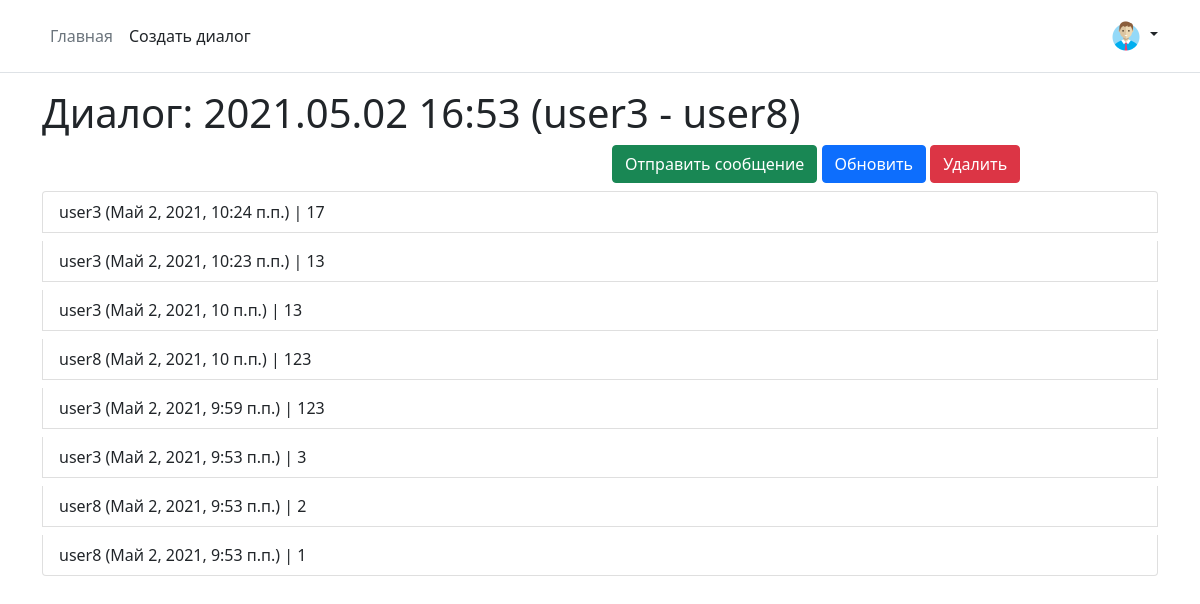
/dialog/show/32/, run on the app's committed database.
### mainapp/models.py (models this page shows, shortened)
class Dialog(models.Model):
    created = models.DateTimeField(verbose_name='отправлено',
                                   auto_now_add=True,
                                   db_index=True)
    name = models.CharField(verbose_name='имя', max_length=64, blank=True)
    @cached_property
    def all_members(self):
        return self.members.all()
    def get_messages_all(self):
        return Message.objects.filter(sender__in=self.all_members). \
            select_related('sender__member')
    def get_sender(self, user_id):
        return self.all_members.filter(member_id=user_id).first()
    def __str__(self):
        members = User.objects.filter(
            pk__in=self.all_members.values_list('member_id', flat=True)). \
            values_list('username', flat=True)
        result = f'{self.created.strftime("%Y.%m.%d %H:%M")} ' \
                 f'({" - ".join(members)})'
        return result
    class Meta:
        verbose_name = 'диалог'
        verbose_name_plural = 'диалоги'
        ordering = ['-created']

class Message(models.Model):
    sender = models.ForeignKey(DialogMemebers,
                               verbose_name='отправитель',
                               on_delete=models.CASCADE)
    text = models.TextField(verbose_name='сообщение')
    read = models.BooleanField(verbose_name='прочитано', default=False)
    created = models.DateTimeField(verbose_name='отправлено',
                                   auto_now_add=True,
                                   db_index=True)
    class Meta:
        verbose_name = 'сообщение'
        verbose_name_plural = 'сообщения'
        ordering = ['-created']

class DialogMemebers(models.Model):
    CREATOR = '0'
    INTERLOCUTOR = '1'
    ROLE_CHOICES = (
        (CREATOR, 'создатель'),
        (INTERLOCUTOR, 'собеседник'),
    )
    dialog = models.ForeignKey(Dialog,
                               verbose_name='диалог',
                               on_delete=models.CASCADE,
                               related_name="members")
    member = models.ForeignKey(User,
                               verbose_name='участник диалога',
                               on_delete=models.CASCADE,
                               related_name="dialogs")
    role = models.CharField(verbose_name='роль',
                            choices=ROLE_CHOICES,
                            db_index=True, max_length=128)
    class Meta:
        verbose_name = 'люди в диалоге'
        verbose_name_plural = 'люди в диалогах'
        ordering = ['dialog', '-role', 'member']

### mainapp/views.py (the view)
# urls.py: path('dialog/show/<int:dialog_pk>/', mainapp.dialog_show, name='dialog_show'),
def dialog_show(request, dialog_pk):
    dialog = get_object_or_404(Dialog, pk=dialog_pk)
    sender = dialog.get_sender(request.user.pk)
    context = {
        'title': 'диалог',
        'dialog': dialog,
        'sender': sender,
    }
    return render(request, 'mainapp/dialog.html', context)

### mainapp/templates/mainapp/dialog.html (shortened to what this page needs)
{% extends 'mainapp/base.html' %}
{% block content %}
    <h3 class="display-6">Диалог: {{ dialog }}</h3>
    <div class="row">
        <div class="col">
        </div>
        <div class="col dialog-messages">
            <a href="{% url 'mainapp:dialog_message_create' sender.id %}" class="btn btn-success">Отправить
                сообщение</a>
            <a href="{% url 'main:dialog_new_messages' dialog.id %}" class="btn btn-primary dialog-update">Обновить</a>
            <a href="{% url 'main:delete_dialog' dialog.id %}" class="btn btn-danger">Удалить</a>
        </div>
    </div>
    <ul class="list-group messages-list">
        {% for item in dialog.get_messages_all %}
            <li class="list-group-item mt-2 message-{{ item.pk }}">{{ item.sender.member.username }}
                ({{ item.created }})
                | {{ item.text|linebreaksbr }}</li>
        {% endfor %}
    </ul>
{% endblock %}

### data on the page
Dialog: created "2021.05.02 16:53 (user3 - user8)"
Message: sender.member.username "user3", created "Май 2, 2021, 10:24 п.п.", text "17"
Message: sender.member.username "user3", created "Май 2, 2021, 10:23 п.п.", text "13"
Message: sender.member.username "user3", created "Май 2, 2021, 10 п.п.", text "13"
Message: sender.member.username "user8", created "Май 2, 2021, 10 п.п.", text "123"
Message: sender.member.username "user3", created "Май 2, 2021, 9:59 п.п.", text "123"
Message: sender.member.username "user3", created "Май 2, 2021, 9:53 п.п.", text "3"
Message: sender.member.username "user8", created "Май 2, 2021, 9:53 п.п.", text "2"
Message: sender.member.username "user8", created "Май 2, 2021, 9:53 п.п.", text "1"
